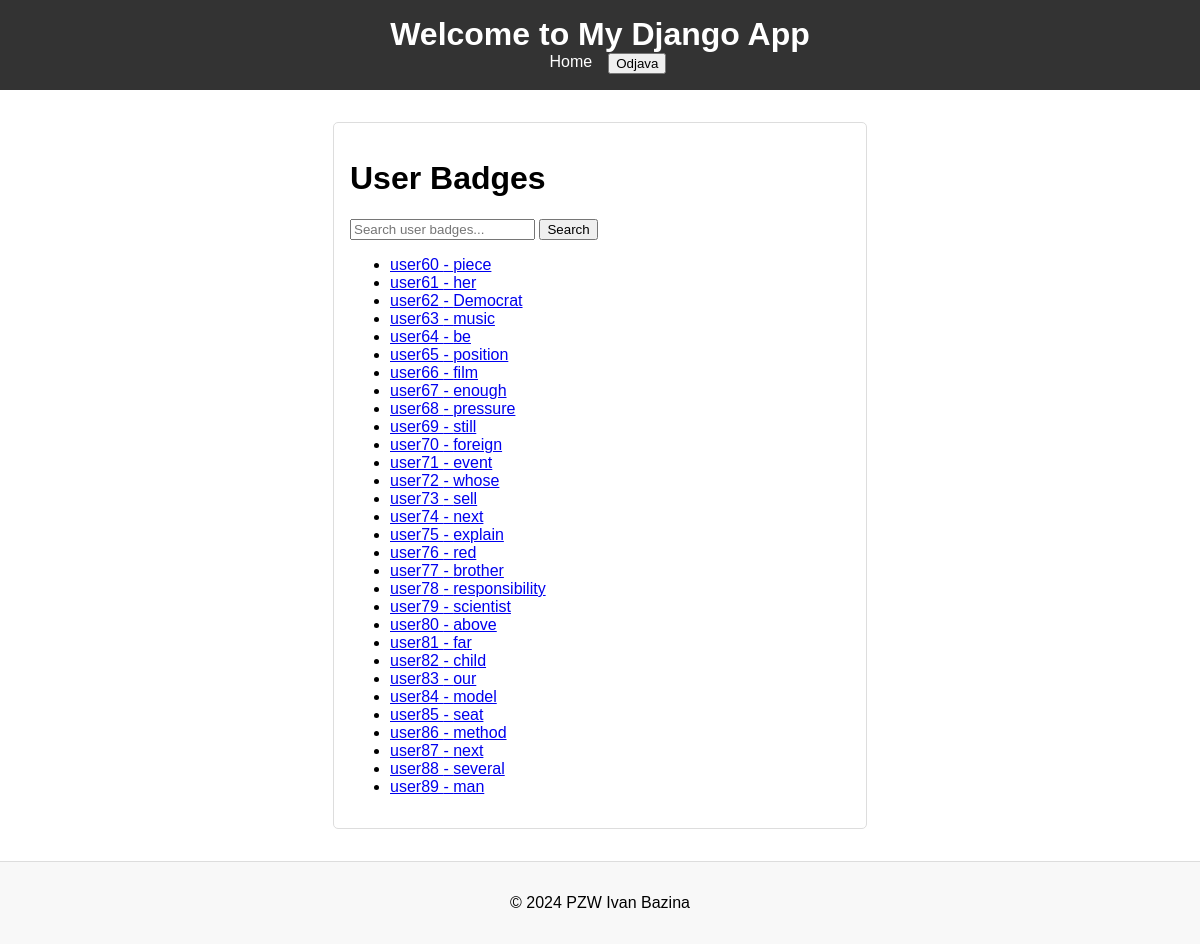
Screenshot of /user-badges/ (signed in) with the database file from the repository.
### main/models.py (models this page shows, shortened)
class UserBadge(models.Model):
    user = models.ForeignKey(User, on_delete=models.CASCADE)
    badge = models.ForeignKey(Badge, on_delete=models.CASCADE)
    awarded_date = models.DateField(auto_now_add=True)

class Badge(models.Model):
    name = models.CharField(max_length=100)
    description = models.TextField()
    icon = models.ImageField(upload_to='badges/')
    criteria = models.CharField(max_length=255)  # Criteria to earn the badge

### main/views.py (the view)
# urls.py: path('user-badges/', UserBadgeListView.as_view(), name='userbadge-list'),
class UserBadgeListView(BaseSearchListView):
    model = UserBadge
    template_name = 'user_badges/user_badge_list.html'
    context_object_name = 'user_badges'
    search_fields = ['user__username', 'badge__name']

### main/views.py (called while the page is built)
    def get_queryset(self):
        query = self.request.GET.get('q')
        queryset = super().get_queryset()
        if query and self.search_fields:
            q_objects = Q()
            for field in self.search_fields:
                q_objects |= Q(**{f"{field}__icontains": query})
            return queryset.filter(q_objects)
        return queryset

### main/templates/user_badges/user_badge_list.html
{% extends "base_generic.html" %}
{% block content %}
<h1>User Badges</h1>
<form method="get">
    <input type="text" name="q" placeholder="Search user badges..." value="{{ request.GET.q }}">
    <button type="submit">Search</button>
</form>
<ul>
{% for user_badge in user_badges %}
    <li>
        <a href="{% url 'userbadge-detail' user_badge.pk %}">
            {{ user_badge.user.username }} - {{ user_badge.badge.name }}
        </a>
    </li>
{% empty %}
    <li>No user badges found.</li>
{% endfor %}
</ul>
{% endblock %}

### main/static/css/styles.css (style rules this page uses)
body { font-family: Arial, sans-serif; margin: 0; padding: 0; }

### rows the page displays
UserBadge: user.username "user60", badge.name "piece"
UserBadge: user.username "user61", badge.name "her"
UserBadge: user.username "user62", badge.name "Democrat"
UserBadge: user.username "user63", badge.name "music"
UserBadge: user.username "user64", badge.name "be"
UserBadge: user.username "user65", badge.name "position"
UserBadge: user.username "user66", badge.name "film"
UserBadge: user.username "user67", badge.name "enough"
UserBadge: user.username "user68", badge.name "pressure"
UserBadge: user.username "user69", badge.name "still"
UserBadge: user.username "user70", badge.name "foreign"
UserBadge: user.username "user71", badge.name "event"
UserBadge: user.username "user72", badge.name "whose"
UserBadge: user.username "user73", badge.name "sell"
UserBadge: user.username "user74", badge.name "next"
UserBadge: user.username "user75", badge.name "explain"
UserBadge: user.username "user76", badge.name "red"
UserBadge: user.username "user77", badge.name "brother"
UserBadge: user.username "user78", badge.name "responsibility"
UserBadge: user.username "user79", badge.name "scientist"
UserBadge: user.username "user80", badge.name "above"
UserBadge: user.username "user81", badge.name "far"
UserBadge: user.username "user82", badge.name "child"
UserBadge: user.username "user83", badge.name "our"
UserBadge: user.username "user84", badge.name "model"
UserBadge: user.username "user85", badge.name "seat"
UserBadge: user.username "user86", badge.name "method"
UserBadge: user.username "user87", badge.name "next"
UserBadge: user.username "user88", badge.name "several"
UserBadge: user.username "user89", badge.name "man"
